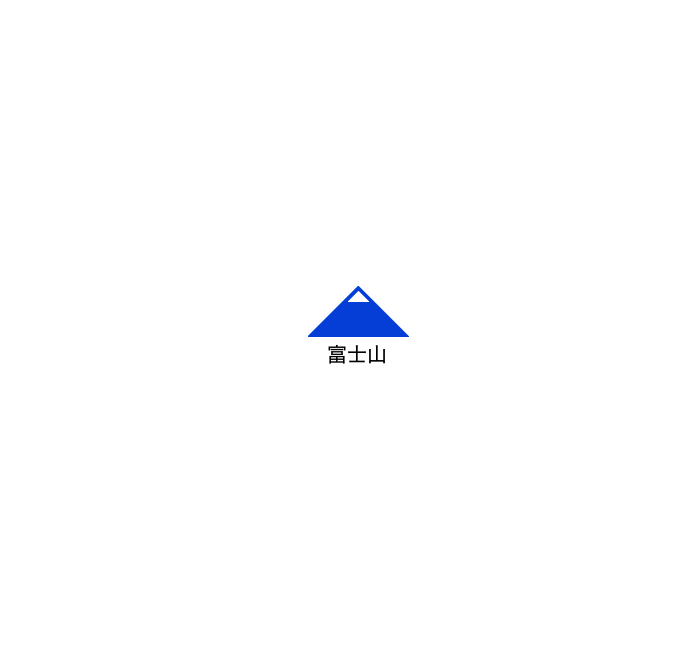

Here is the Python script that generated this plot:
import os
import turtle
import random
import math
import PIL
from PIL import ImageGrab
from PIL import Image

this_dir = os.getcwd()
bounds = (366, 140, 1060, 800)

c1 = []
c2 = []
colors = 0

reds = ['#ea0606', '#e24141', '#de6565', '#dc9393']
oranges = ['#ffc108', '#f7c450', '#fbd6a5', '#f7e3c8']
yellows = ['#ffe108', '#f7e250' , '#fbf0a5', '#f7f1c8']
greens = ['#06f339', '#64ec81', '#a0e8b0', '#cbe8d2']
blues = ['#0953dc', '#1e60da', '#3d74da', '#6c91d6']
purples = ['#db09dc', '#d51eda', '#a53dda', '#bb80ce']

yellows = ['#ffe108', '#f7e250' , '#fbf0a5', '#f7f1c8']
blue = '#0953dc'
purple = '#db09dc'
white = '#FFFFFF'

amplitude = 100
frequency = math.pi/10
phase = 2

class Triangle:
    def __init__(self, x, y, width, height, color):
        self.turt = turtle.Turtle()
        self.x = x
        self.y = y
        self.width = width
        self.height = height
        self.color = color
        self.hypotenuse = math.sqrt((width * width) + (height * height))

    def draw(self):
        self.turt.penup()
        self.turt.hideturtle()
        self.turt.color(self.color)
        self.turt.goto(self.x, self.y)
        self.turt.pendown()
        self.turt.begin_fill()
        self.turt.forward(self.width)
        self.turt.setheading(135)
        self.turt.forward(self.hypotenuse/2)
        self.turt.setheading(225)
        self.turt.forward(self.hypotenuse/2)
        self.turt.setheading(0)
        self.turt.forward(self.width)
        self.turt.end_fill()

def run():
    fuji = Triangle(-50, 0, 100, 100, blue)
    fuji.draw()

    peak = Triangle(-10, 35, 20, 20, white)
    peak.draw() 

    leo = turtle.Turtle()
    leo.hideturtle()
    leo.penup()
    leo.goto(0, -30)
    leo.write("富士山", True, align="center", font=('Arial', 20, 'normal'))

    img = ImageGrab.grab(bbox=bounds)
    img.save(this_dir + '/tartle19/tart.png', quality=95)
